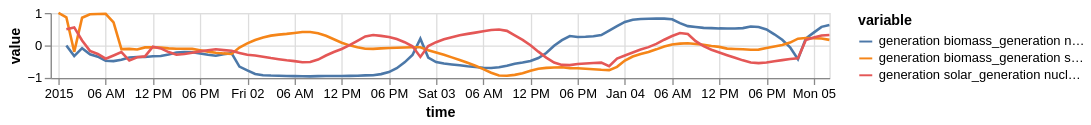

Notebook code for this chart:
### Code cell
ts_corr[0:100].plot(height=50, width=600)

### Figure 1 — Vega specification as saved in the notebook (floating-point values rounded to 4 significant figures; data arrays with more than 128 entries replaced by an {"elided": "..."} marker saying what was removed)
{"$schema": "https://vega.github.io/schema/vega/v5.json", "data": [{"name": "source_0", "values": {"elided": "300 records"}, "transform": [{"type": "formula", "expr": "toDate(datum['time'])", "as": "time"}]}, {"name": "source_0_y_domain_value", "values": [{"min": -0.9524, "max": 1.0}]}, {"name": "source_0_color_domain_variable", "values": [{"variable": "generation biomass_generation nuclear"}, {"variable": "generation biomass_generation solar"}, {"variable": "generation solar_generation nuclear"}]}], "marks": [{"type": "group", "name": "layer_0_pathgroup", "from": {"facet": {"data": "source_0", "name": "faceted_path_layer_0_main", "groupby": ["variable"]}}, "encode": {"update": {"width": {"field": {"signal": null, "datum": null, "group": "width", "parent": null}}, "height": {"field": {"signal": null, "datum": null, "group": "height", "parent": null}}}}, "marks": [{"type": "line", "name": "layer_0_marks", "from": {"data": "faceted_path_layer_0_main"}, "sort": {"field": "x"}, "encode": {"update": {"y": {"field": "value", "scale": "y"}, "defined": {"signal": "isValid(datum[\"time\"]) && isFinite(+datum[\"time\"]) && isValid(datum[\"value\"]) && isFinite(+datum[\"value\"])"}, "x": {"field": "time", "scale": "x"}, "stroke": {"field": "variable", "scale": "color"}}}, "style": ["line"]}]}], "scales": [{"name": "x", "type": "time", "domain": {"data": "source_0", "field": "time"}, "range": [0, {"signal": "width"}]}, {"name": "y", "type": "linear", "domain": [{"signal": "(data(\"source_0_y_domain_value\")[0] || {}).min"}, {"signal": "(data(\"source_0_y_domain_value\")[0] || {}).max"}], "range": [{"signal": "height"}, 0], "zero": true, "nice": true}, {"name": "color", "type": "ordinal", "domain": {"data": "source_0_color_domain_variable", "field": "variable", "sort": true}, "range": "category"}], "axes": [{"scale": "x", "ticks": false, "gridScale": "y", "grid": true, "labels": false, "maxExtent": 0, "zindex": 0, "domain": false, "tickCount": {"signal": "ceil(width/40)"}, "aria": false, "orient": "bottom", "minExtent": 0}, {"scale": "y", "grid": true, "maxExtent": 0, "ticks": false, "tickCount": {"signal": "ceil(height/40)"}, "labels": false, "gridScale": "x", "domain": false, "zindex": 0, "aria": false, "orient": "left", "minExtent": 0}, {"scale": "x", "orient": "bottom", "labelOverlap": true, "grid": false, "title": "time", "zindex": 0, "tickCount": {"signal": "ceil(width/40)"}, "labelFlush": true}, {"scale": "y", "orient": "left", "title": "value", "labelOverlap": true, "tickCount": {"signal": "ceil(height/40)"}, "zindex": 0, "grid": false}], "height": 50, "legends": [{"stroke": "color", "symbolType": "stroke", "title": "variable"}], "background": "white", "padding": 5, "style": "cell", "width": 600}
